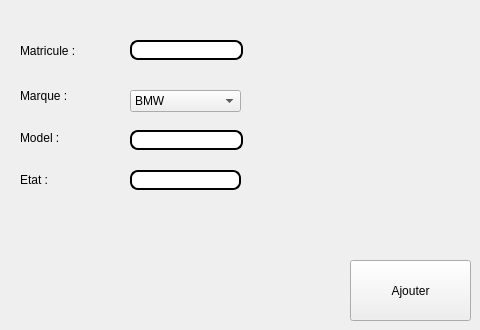
      <widget class="QWidget" name="tab_15">
       <attribute name="title">
        <string>Ajouter vehicule</string>
       </attribute>
       <widget class="QLabel" name="label_25">
        <property name="geometry">
         <rect>
          <x>20</x>
          <y>40</y>
          <width>71</width>
          <height>21</height>
         </rect>
        </property>
        <property name="text">
         <string>Matricule :</string>
        </property>
       </widget>
       <widget class="QLabel" name="label_62">
        <property name="geometry">
         <rect>
          <x>20</x>
          <y>80</y>
          <width>111</width>
          <height>31</height>
         </rect>
        </property>
        <property name="text">
         <string>Marque :</string>
        </property>
       </widget>
       <widget class="QLabel" name="label_63">
        <property name="geometry">
         <rect>
          <x>20</x>
          <y>130</y>
          <width>121</width>
          <height>16</height>
         </rect>
        </property>
        <property name="text">
         <string>Model :</string>
        </property>
       </widget>
       <widget class="QLabel" name="label_64">
        <property name="geometry">
         <rect>
          <x>20</x>
          <y>170</y>
          <width>121</width>
          <height>20</height>
         </rect>
        </property>
        <property name="text">
         <string>Etat :</string>
        </property>
       </widget>
       <widget class="QLineEdit" name="le_matricule">
        <property name="geometry">
         <rect>
          <x>130</x>
          <y>40</y>
          <width>113</width>
          <height>20</height>
         </rect>
        </property>
        <property name="styleSheet">
         <string notr="true">QLineEdit {
padding: 1px;
border-style: solid;
border: 2px solid gray;
border-radius: 8px;
background-color: rgb(255, 255, 255);
border:2px solid #000;
}</string>
        </property>
       </widget>
       <widget class="QLineEdit" name="le_model">
        <property name="geometry">
         <rect>
          <x>130</x>
          <y>130</y>
          <width>113</width>
          <height>20</height>
         </rect>
        </property>
        <property name="styleSheet">
         <string notr="true">QLineEdit {
padding: 1px;
border-style: solid;
border: 2px solid gray;
border-radius: 8px;
background-color: rgb(255, 255, 255);
border:2px solid #000;
}</string>
        </property>
       </widget>
       <widget class="QLineEdit" name="le_etat">
        <property name="geometry">
         <rect>
          <x>130</x>
          <y>170</y>
          <width>111</width>
          <height>20</height>
         </rect>
        </property>
        <property name="styleSheet">
         <string notr="true">QLineEdit {
padding: 1px;
border-style: solid;
border: 2px solid gray;
border-radius: 8px;
background-color: rgb(255, 255, 255);
border:2px solid #000;
}</string>
        </property>
       </widget>
       <widget class="QPushButton" name="ajouterrayen">
        <property name="geometry">
         <rect>
          <x>350</x>
          <y>260</y>
          <width>121</width>
          <height>61</height>
         </rect>
        </property>
        <property name="styleSheet">
         <string notr="true">QPushButton
{
    color: #b1b1b1;
    background-color: QLinearGradient( x1: 0, y1: 0, x2: 0, y2: 1, stop: 0 #565656, stop: 0.1 #525252, stop: 0.5 #4e4e4e, stop: 0.9 #4a4a4a, stop: 1 #464646);
    border-width: 1px;
    border-color: #1e1e1e;
    border-style: solid;
    border-radius: 6;
    padding: 3px;
    font-size: 12px;
    padding-left: 5px;
    padding-right: 5px;
}

QPushButton:pressed
{
    background-color: QLinearGradient( x1: 0, y1: 0, x2: 0, y2: 1, stop: 0 #2d2d2d, stop: 0.1 #2b2b2b, stop: 0.5 #292929, stop: 0.9 #282828, stop: 1 #252525);
}color: rgb(255, 255, 255);
background-color:  QLinearGradient(x1: 0, y1: 0, x2: 0, y2: 1, stop: 0#8D9AAE, stop: 1 #8D9AAE);
 border-radius: 10;</string>
        </property>
        <property name="text">
         <string>Ajouter</string>
        </property>
       </widget>
       <widget class="QComboBox" name="le_marque">
        <property name="geometry">
         <rect>
          <x>130</x>
          <y>90</y>
          <width>111</width>
          <height>22</height>
         </rect>
        </property>
        <property name="whatsThis">
         <string>&lt;html&gt;&lt;head/&gt;&lt;body&gt;&lt;p&gt;QLineEdit {&lt;/p&gt;&lt;p&gt;padding: 1px;&lt;/p&gt;&lt;p&gt;border-style: solid;&lt;/p&gt;&lt;p&gt;border: 2px solid gray;&lt;/p&gt;&lt;p&gt;border-radius: 8px;&lt;/p&gt;&lt;p&gt;background-color: rgb(255, 255, 255);&lt;/p&gt;&lt;p&gt;border:2px solid #000;&lt;/p&gt;&lt;p&gt;}&lt;/p&gt;&lt;/body&gt;&lt;/html&gt;</string>
        </property>
        <item>
         <property name="text">
          <string>BMW</string>
         </property>
        </item>
        <item>
         <property name="text">
          <string>PEUGEOT</string>
         </property>
        </item>
        <item>
         <property name="text">
          <string>RENAULT</string>
         </property>
        </item>
        <item>
         <property name="text">
          <string>OPEL</string>
         </property>
        </item>
        <item>
         <property name="text">
          <string>CHEVROLET</string>
         </property>
        </item>
        <item>
         <property name="text">
          <string>Autre</string>
         </property>
        </item>
       </widget>
      </widget>
